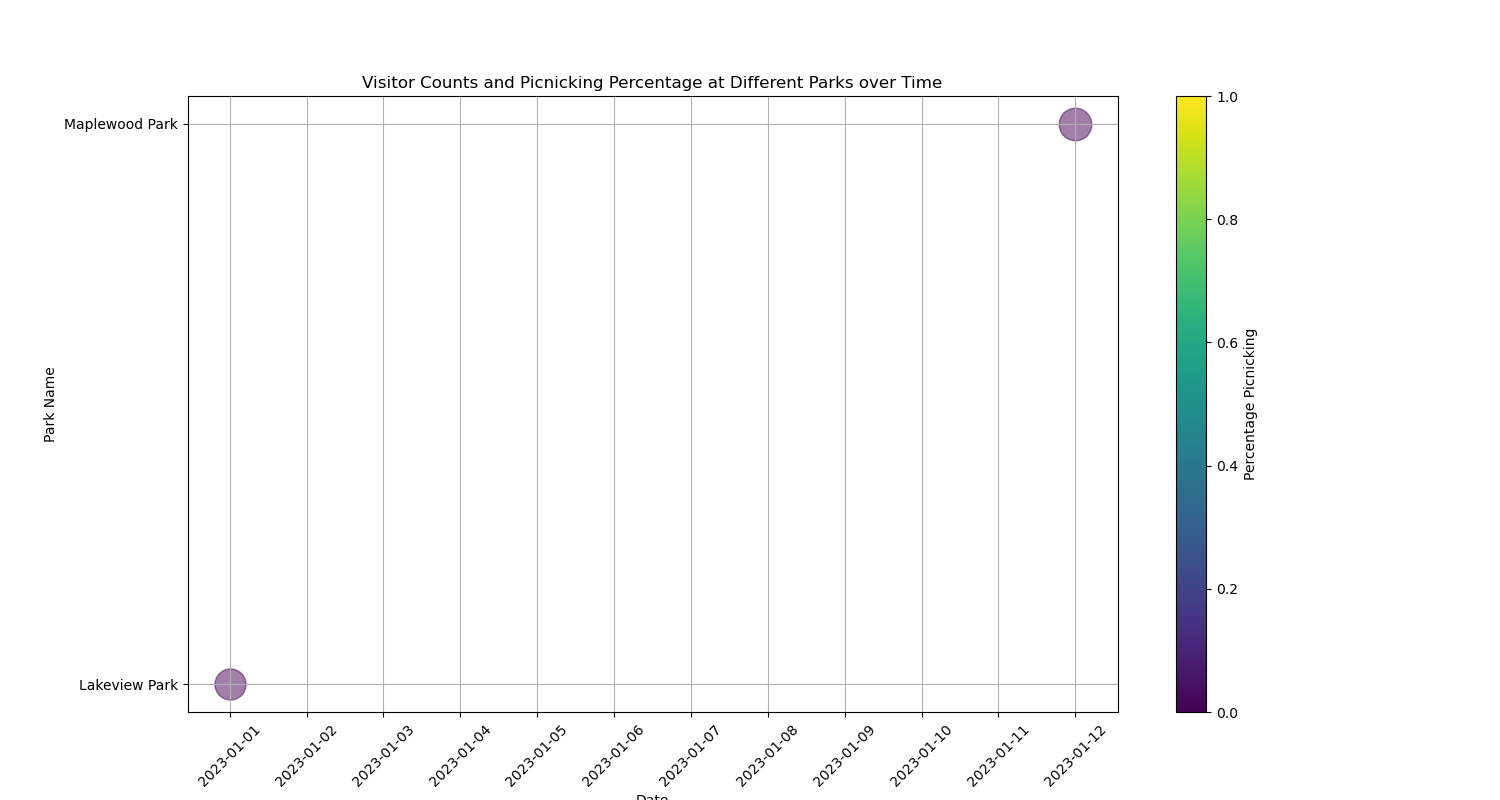

Source code (Python):

import matplotlib.pyplot as plt
import matplotlib.dates as mdates
import pandas as pd
from datetime import datetime

# Data provided
data = [
    {'Date': '2023-01-01', 'Park Name': 'Lakeview Park', 'Visitor Count': 500, 'Percentage Attending Events': '5%', 'Percentage Using Playground': '20%', 'Percentage Picnicking': '35%'},
    # ... (other data points)
    {'Date': '2023-01-12', 'Park Name': 'Maplewood Park', 'Visitor Count': 550, 'Percentage Attending Events': '6%', 'Percentage Using Playground': '25%', 'Percentage Picnicking': '38%'}
]

# Convert data into a DataFrame
df = pd.DataFrame(data)

# Convert Date to datetime and percentages to floats
df['Date'] = pd.to_datetime(df['Date'])
df['Percentage Attending Events'] = df['Percentage Attending Events'].str.rstrip('%').astype('float') / 100
df['Percentage Using Playground'] = df['Percentage Using Playground'].str.rstrip('%').astype('float')
df['Percentage Picnicking'] = df['Percentage Picnicking'].str.rstrip('%').astype('float')

# Create bubble chart
fig, ax = plt.subplots(figsize=(15, 8))

# Sort by Date to prevent any misalignment
df = df.sort_values(by='Date')

# List of unique parks to assign unique y-coordinates
parks = df['Park Name'].unique()
y_positions = range(len(parks))

# Dictionary to map park names to y-coordinates
park_to_y = dict(zip(parks, y_positions))

# Plot each data point
for i, row in df.iterrows():
    x = row['Date']
    y = park_to_y[row['Park Name']]
    size = row['Visitor Count']  # Adjust the size scaling factor as needed
    color = row['Percentage Picnicking']  # The color value can be scaled differently if required

    ax.scatter(x, y, s=size, alpha=0.5, cmap='viridis', c=color, label=f"{row['Park Name']}: {row['Percentage Picnicking']}% Picnicking")

# Formatting
ax.set_yticks(y_positions)
ax.set_yticklabels(parks)
ax.xaxis.set_major_locator(mdates.DayLocator(interval=1))  # One day interval
ax.xaxis.set_major_formatter(mdates.DateFormatter('%Y-%m-%d'))
plt.xticks(rotation=45)
plt.xlabel('Date')
plt.ylabel('Park Name')
plt.title('Visitor Counts and Picnicking Percentage at Different Parks over Time')
plt.grid(True)
plt.colorbar(plt.cm.ScalarMappable(cmap='viridis'), ax=ax, label='Percentage Picnicking')
plt.show()
